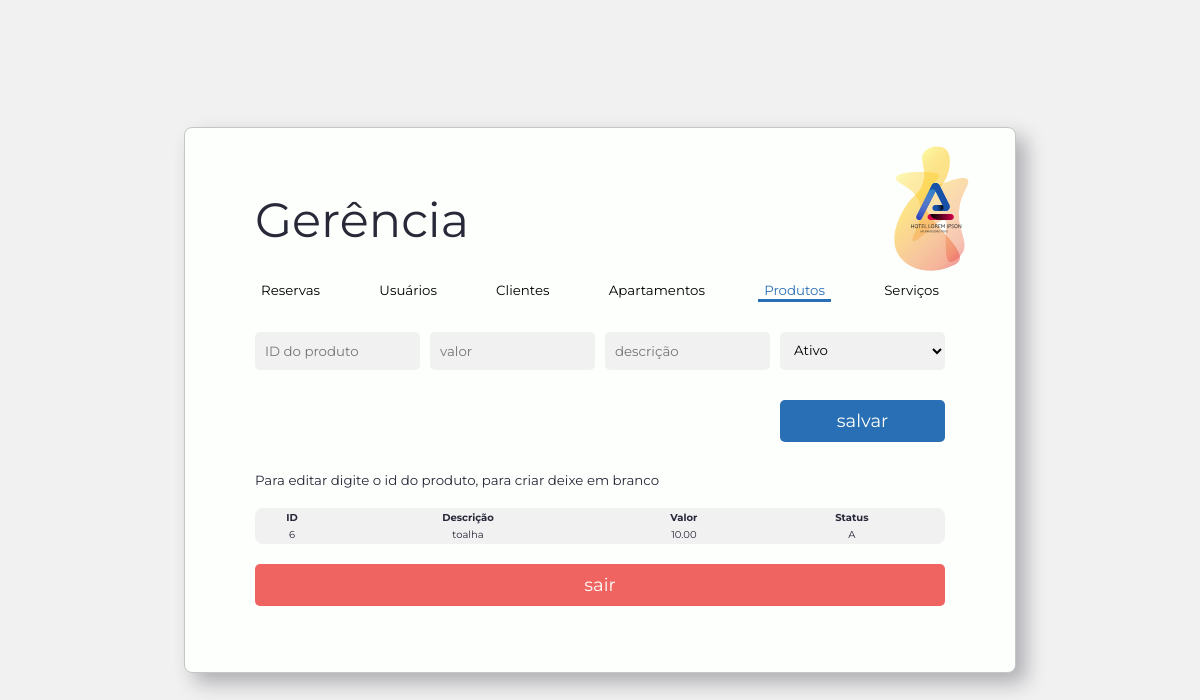
The page /gerenciaprodutos.php (signed in) on the database its author committed.
### tables this page shows
CREATE TABLE `tblproduto` (
  `idProduto` int(11) NOT NULL,
  `descricao` varchar(150) NOT NULL,
  `valor` float(12,2) NOT NULL,
  `status` varchar(1) NOT NULL
);

### gerenciaprodutos.php (the view, shortened to what this page needs)
<?php
include '_servidor.php';
if (!isset($_SESSION)){
    $sair = "document.location.href='./_disconnect.php'";
    $reserva = "document.location.href='./gerenciareservas.php'";
    $usuarios = "document.location.href='./gerenciausuarios.php'";
    $clientes = "document.location.href='./gerenciaclientes.php'";
    $apartamentos = "document.location.href='./gerenciaapartamentos.php'";
    $produtos = "document.location.href='./gerenciaprodutos.php'";
    $servico = "document.location.href='./gerenciaservicos.php'";
    if($_SESSION['perfil']==3){
        try{
            $sql = "SELECT * FROM tblproduto " ;
                $res = $db->prepare($sql);
                $res->bindValue(1, '%a%');
                $res->execute();
                $pes = $res->fetchAll(PDO::FETCH_OBJ);
        }
        catch(PDOException $e) {
        echo $e->getMessage();
        }
        echo '<html lang="pt-br">
        <head>
            <link rel="stylesheet" href="style.css">
        </head>
        <body>
            <div class="conteiner">
                <form  class="form__login" action="_gerenciar_produtos.php" method="POST">
                    <h1>Gerência</h1>
                        <div class="menu">
                            <button class="menu__default" onclick="document.location.href='.$reserva.'" type="button">Reservas</button>
                            <button class="menu__default" onclick="document.location.href='.$usuarios.'" type="button">Usuários</button>
                            <button class="menu__default" onclick="document.location.href='.$clientes.'" type="button">Clientes</button>
                            <button class="menu__default" onclick="document.location.href='.$apartamentos.'" type="button">Apartamentos</button>
                            <button class="menu__default--active" onclick="document.location.href='.$produtos.'" type="button">Produtos</button>
                            <button class="menu__default" onclick="document.location.href='.$servico.'" type="button">Serviços</button>
                        </div>
                            <div class="input__gerencia">
                                <input class="input__default" placeholder="ID do produto" type="text" name="idProduto"/>
                                <input class="input__default" placeholder="valor" type="text" name="valor"/>
                                <input class="input__default" placeholder="descrição" type="text" name="descricao"/>
                                <select class="input__default" placeholder="status" type="text" name="status">
                                    <option value="A">Ativo</option>
                                </select>
                                <div></div><div></div><div></div>
                                <button class="button__default" type="submit">salvar</button>
                            </div>
                            <small>Para editar digite o id do produto, para criar deixe em branco</small>
                            <table >
                                <tr>
                                    <th>ID</th>
                                    <th>Descrição</th>
                                    <th>Valor</th>
                                    <th>Status</th>
                                </tr>';
                                for ($x = 0; $x < sizeof($pes); $x++){
                                    echo "<tr>";
                                        echo "<td>".$pes[$x]->idProduto."</td>";
                                        echo "<td>".$pes[$x]->descricao."</td>";
                                        echo "<td>".$pes[$x]->valor."</td>";
                                        echo "<td>".$pes[$x]->status."</td>";
                                    echo "</tr>";
                                }
                                echo '
                            </table>
                        <button class="button__default--warning" onclick="document.location.href='.$sair.'" type="button">sair</button>
                    </form>
                    <div class="logo__p">
                        <img src="./10_21/1111svg.svg" alt="logo loremipson">
                        <img class="animacao1 fundologo1" src="./10_21/fundo.svg" alt="logo loremipson">
                        <img class="animacao2 fundologo2" src="./10_21/fundo2.svg" alt="logo loremipson">
                    </div>
                </div>
            </body>
            </html>';
    }else if($_SESSION['perfil']==1){
        header('Location: ./atendimento.php');
    }else if($_SESSION['perfil']==2){
        header('Location: ./reserva.php');
    }else{
        header('Location: ./index.html');
    }
}
?>

### style.css (style rules this page uses)
* { font-family: 'Montserrat', sans-serif; }
table { border:none !important;font-size: 10px;background-color: #f1f1f1;border-radius: 8px;margin: 20px 0; }
td { border:none !important; text-align: center; }
body { background-color: #f1f1f1; background-image: url("./10_21/367502-PAXLKG-681.jpg"); background-attachment: fixed; background-size: cover; color:#272838; display: flex; align-items: center; height: 100vh; font-family: 'Montserrat', sans-serif; justify-content: center; margin: inherit; }
.conteiner { background-color: #FDFFFC; border: 1px solid #c5c5c5; border-radius: 8px; display: flex; margin: 20px; width: 100%; max-width: 750px; min-height: 500px; padding: 0 40px; position: relative; box-shadow: 10px 10px 20px #27283854; }
.form__login { display: flex; flex-direction: column; width: 100%; padding: 30px; justify-content: center; }
.input__default { background-color: #f1f1f1; border: none; border-radius: 5px; padding: 10px; min-width: 70px; resize: none; margin: 10px 0; width: 100%; }
.button__default { color: #FDFFFC; background-color: #296FB5; padding: 10px; border: 0; border-radius: 5px; margin: 10px 0; font-size: 18px; cursor: pointer; width: 100%; }
h1 { font-size: 3em; font-weight: 400; }
.button__default--warning { background-color:#EF6461; color: #FDFFFC; padding: 10px; border: 0; border-radius: 5px; margin: 0px 0 20px; cursor: pointer; font-size: 18px; }
.input__gerencia { display: grid; grid-template-columns: 1fr 1fr 1fr 1fr; gap: 10px; margin: 20px 0; }
.logo__p { width: 100px; padding: 30px; position: absolute; right: 0; z-index: 10; display: flex; align-items: center; justify-content: center; }
.logo__p img { width: 100%; }
.menu__default { background: none; border:none; border-bottom: 3px solid white; cursor: pointer; }
.menu__default--active { color: #296FB5; background: none; border: none; border-bottom: 3px solid #296FB5; cursor: pointer; }
.menu { display: flex; justify-content: space-between; }

### rows shown on the page
tblproduto: idProduto "6", descricao "toalha", valor "10.00", status "A"
